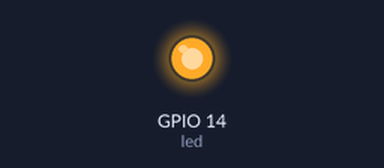
Simulated run of this program. Board: Raspberry Pi (BCM pin numbers). Shown: output pins drawn as LEDs (lit = HIGH). The clock reads 2024-03-15 10:24:30 at power-on unless the program sets it. At 1.5 s the program stops and its outputs stay as they are.

Above: at 0.1 s.
At 1.1 s:
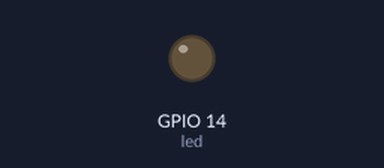
Timing chart, 0 to 2.6 s (numbered marks = the images above):
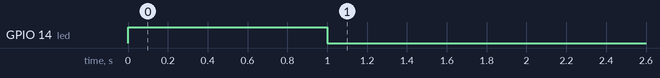

Measured:
- by itself, GPIO 14 (led): LOW → HIGH at 0.00 s, → LOW 1.0 s later

The program:

blink.py
```python
import os
import time
import logging
from modules.Led import Led
from gpiozero import LED

led = LED(14)
def blink() -> None:

	#led.On()
	led.on()
	logging.info("LED on")
	time.sleep(1)

	#led.Off()
	led.off()
	logging.info("LED off")
	time.sleep(.5)


if __name__ == "__main__":
	blink()
```

Led.py
```python
#!usr/bin/python3
#Led.py
import time
from gpiozero import LED


class Led:
	def __init__(self, gpio_num: int):
		self.pin = LED(gpio_num)

	def On(self) -> None:
		try:
			self.pin.on()
		except KeyboardInterrupt:
			print("ending the program") # always have except interrupts because gpiozero cleans up on exceptions
	def Off(self) ->None:
		try:
			self.pin.off()
		except KeyboardInterrupt:
			print("ending the program")# gpiozero cleans up gpio ports on exceptions
```
